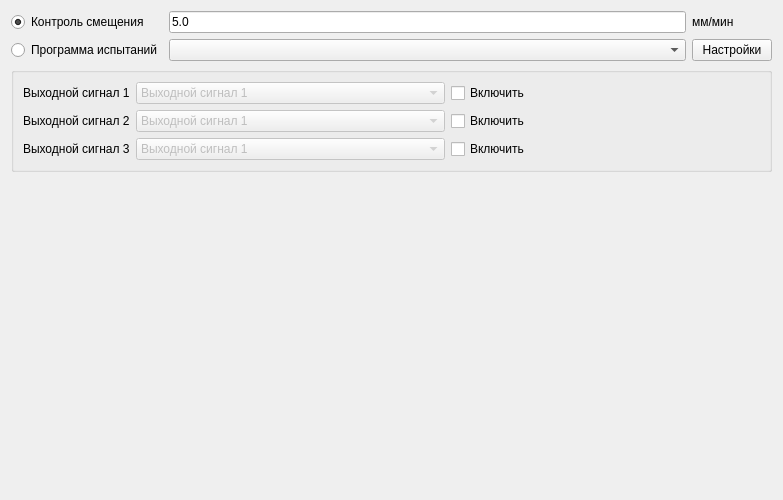
<?xml version="1.0" encoding="UTF-8"?>
<ui version="4.0">
 <class>PlanControlModeForm</class>
 <widget class="QWidget" name="PlanControlModeForm">
  <property name="geometry">
   <rect>
    <x>0</x>
    <y>0</y>
    <width>783</width>
    <height>500</height>
   </rect>
  </property>
  <property name="windowTitle">
   <string>Form</string>
  </property>
  <layout class="QVBoxLayout" name="verticalLayout_2">
   <item>
    <layout class="QGridLayout" name="gridLayout">
     <item row="1" column="0">
      <widget class="QRadioButton" name="radioButton_2">
       <property name="sizePolicy">
        <sizepolicy hsizetype="Maximum" vsizetype="Fixed">
         <horstretch>0</horstretch>
         <verstretch>0</verstretch>
        </sizepolicy>
       </property>
       <property name="text">
        <string>Программа испытаний</string>
       </property>
      </widget>
     </item>
     <item row="0" column="0">
      <widget class="QRadioButton" name="radioButton">
       <property name="sizePolicy">
        <sizepolicy hsizetype="Maximum" vsizetype="Fixed">
         <horstretch>0</horstretch>
         <verstretch>0</verstretch>
        </sizepolicy>
       </property>
       <property name="text">
        <string>Контроль смещения</string>
       </property>
       <property name="checked">
        <bool>true</bool>
       </property>
      </widget>
     </item>
     <item row="0" column="1">
      <widget class="QLineEdit" name="lineEdit">
       <property name="text">
        <string>5.0</string>
       </property>
      </widget>
     </item>
     <item row="1" column="1">
      <widget class="QComboBox" name="comboBox_2"/>
     </item>
     <item row="0" column="2">
      <widget class="QLabel" name="label_3">
       <property name="text">
        <string>мм/мин</string>
       </property>
      </widget>
     </item>
     <item row="1" column="2">
      <widget class="QPushButton" name="pushButton">
       <property name="sizePolicy">
        <sizepolicy hsizetype="Fixed" vsizetype="Fixed">
         <horstretch>0</horstretch>
         <verstretch>0</verstretch>
        </sizepolicy>
       </property>
       <property name="text">
        <string>Настройки</string>
       </property>
      </widget>
     </item>
    </layout>
   </item>
   <item>
    <widget class="QGroupBox" name="groupBox">
     <property name="title">
      <string/>
     </property>
     <layout class="QVBoxLayout" name="verticalLayout">
      <item>
       <layout class="QGridLayout" name="gridLayout_2">
        <item row="0" column="0">
         <widget class="QLabel" name="label_4">
          <property name="sizePolicy">
           <sizepolicy hsizetype="Maximum" vsizetype="Preferred">
            <horstretch>0</horstretch>
            <verstretch>0</verstretch>
           </sizepolicy>
          </property>
          <property name="text">
           <string>Выходной сигнал 1</string>
          </property>
         </widget>
        </item>
        <item row="1" column="1">
         <widget class="QComboBox" name="comboBox_4">
          <property name="enabled">
           <bool>false</bool>
          </property>
          <item>
           <property name="text">
            <string>Выходной сигнал 1</string>
           </property>
          </item>
          <item>
           <property name="text">
            <string>Выходной сигнал 2</string>
           </property>
          </item>
          <item>
           <property name="text">
            <string>Выходной сигнал 3</string>
           </property>
          </item>
          <item>
           <property name="text">
            <string>Выходной сигнал 4</string>
           </property>
          </item>
          <item>
           <property name="text">
            <string>Выходной сигнал 5</string>
           </property>
          </item>
          <item>
           <property name="text">
            <string>Выходной сигнал 6</string>
           </property>
          </item>
          <item>
           <property name="text">
            <string>Выходной сигнал 7</string>
           </property>
          </item>
         </widget>
        </item>
        <item row="1" column="0">
         <widget class="QLabel" name="label_5">
          <property name="sizePolicy">
           <sizepolicy hsizetype="Maximum" vsizetype="Preferred">
            <horstretch>0</horstretch>
            <verstretch>0</verstretch>
           </sizepolicy>
          </property>
          <property name="text">
           <string>Выходной сигнал 2</string>
          </property>
         </widget>
        </item>
        <item row="0" column="1">
         <widget class="QComboBox" name="comboBox_3">
          <property name="enabled">
           <bool>false</bool>
          </property>
          <item>
           <property name="text">
            <string>Выходной сигнал 1</string>
           </property>
          </item>
          <item>
           <property name="text">
            <string>Выходной сигнал 2</string>
           </property>
          </item>
          <item>
           <property name="text">
            <string>Выходной сигнал 3</string>
           </property>
          </item>
          <item>
           <property name="text">
            <string>Выходной сигнал 4</string>
           </property>
          </item>
          <item>
           <property name="text">
            <string>Выходной сигнал 5</string>
           </property>
          </item>
          <item>
           <property name="text">
            <string>Выходной сигнал 6</string>
           </property>
          </item>
          <item>
           <property name="text">
            <string>Выходной сигнал 7</string>
           </property>
          </item>
         </widget>
        </item>
        <item row="2" column="1">
         <widget class="QComboBox" name="comboBox_5">
          <property name="enabled">
           <bool>false</bool>
          </property>
          <item>
           <property name="text">
            <string>Выходной сигнал 1</string>
           </property>
          </item>
          <item>
           <property name="text">
            <string>Выходной сигнал 2</string>
           </property>
          </item>
          <item>
           <property name="text">
            <string>Выходной сигнал 3</string>
           </property>
          </item>
          <item>
           <property name="text">
            <string>Выходной сигнал 4</string>
           </property>
          </item>
          <item>
           <property name="text">
            <string>Выходной сигнал 5</string>
           </property>
          </item>
          <item>
           <property name="text">
            <string>Выходной сигнал 6</string>
           </property>
          </item>
          <item>
           <property name="text">
            <string>Выходной сигнал 7</string>
           </property>
          </item>
         </widget>
        </item>
        <item row="2" column="0">
         <widget class="QLabel" name="label_6">
          <property name="sizePolicy">
           <sizepolicy hsizetype="Maximum" vsizetype="Preferred">
            <horstretch>0</horstretch>
            <verstretch>0</verstretch>
           </sizepolicy>
          </property>
          <property name="text">
           <string>Выходной сигнал 3</string>
          </property>
         </widget>
        </item>
        <item row="0" column="2">
         <widget class="QCheckBox" name="checkBox">
          <property name="text">
           <string>Включить</string>
          </property>
         </widget>
        </item>
        <item row="1" column="2">
         <widget class="QCheckBox" name="checkBox_2">
          <property name="text">
           <string>Включить</string>
          </property>
         </widget>
        </item>
        <item row="2" column="2">
         <widget class="QCheckBox" name="checkBox_3">
          <property name="text">
           <string>Включить</string>
          </property>
         </widget>
        </item>
       </layout>
      </item>
     </layout>
    </widget>
   </item>
   <item>
    <spacer name="verticalSpacer">
     <property name="orientation">
      <enum>Qt::Vertical</enum>
     </property>
     <property name="sizeHint" stdset="0">
      <size>
       <width>20</width>
       <height>40</height>
      </size>
     </property>
    </spacer>
   </item>
  </layout>
 </widget>
 <resources/>
 <connections/>
</ui>
